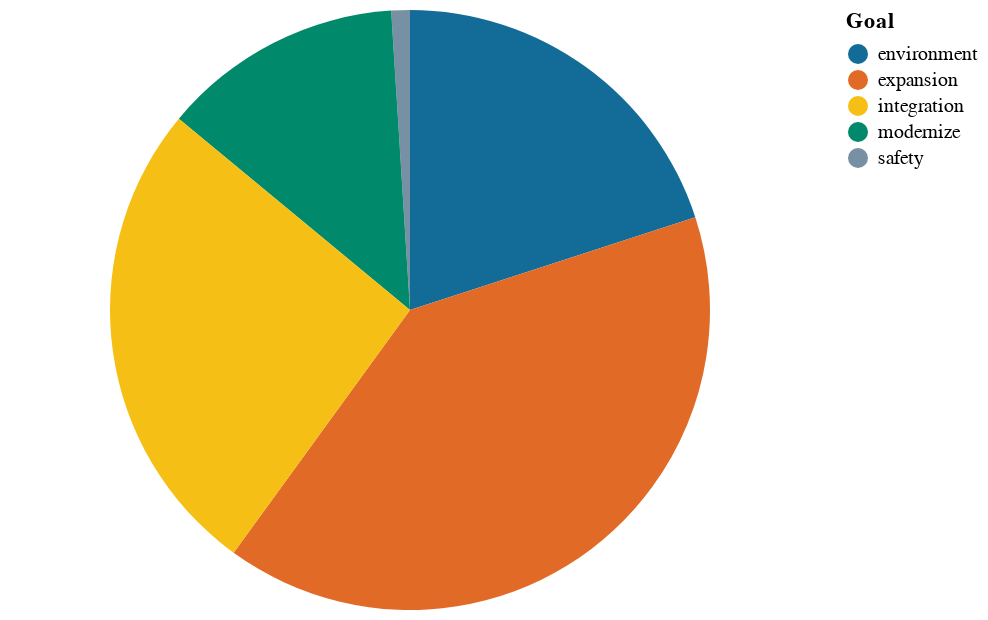

Here is the notebook cell this chart was saved with:
### Code cell
Project_Pie_Chart = alt.Chart(df_test).mark_arc().encode(
    theta=alt.Theta(field="Percentage", type="quantitative"),
    color=alt.Color(field="Goal", type="nominal",
                   scale=alt.Scale(range=altair_utils.CALITP_CATEGORY_BOLD_COLORS)
                   ),
)
Project_Pie_Chart

### Figure 1 — Vega-Lite specification as saved in the notebook (floating-point values rounded to 4 significant figures)
{"config": {"view": {"continuousWidth": 400, "continuousHeight": 300}}, "data": {"name": "data-b1569c011120d49fd7cc3b86f174a97c"}, "mark": "arc", "encoding": {"color": {"field": "Goal", "scale": {"range": ["#136C97", "#E16B26", "#F6BF16", "#00896B", "#7790A3", "#5B559C"]}, "type": "nominal"}, "theta": {"field": "Percentage", "type": "quantitative"}}, "$schema": "https://vega.github.io/schema/vega-lite/v4.17.0.json", "datasets": {"data-b1569c011120d49fd7cc3b86f174a97c": [{"Goal": "environment", "Projects_in_Category": 31, "Projects_NOT_in_Category": 43, "Percentage": 20.0}, {"Goal": "expansion", "Projects_in_Category": 62, "Projects_NOT_in_Category": 12, "Percentage": 40.0}, {"Goal": "safety", "Projects_in_Category": 1, "Projects_NOT_in_Category": 73, "Percentage": 1.0}, {"Goal": "modernize", "Projects_in_Category": 20, "Projects_NOT_in_Category": 54, "Percentage": 13.0}, {"Goal": "integration", "Projects_in_Category": 41, "Projects_NOT_in_Category": 33, "Percentage": 26.0}]}}
